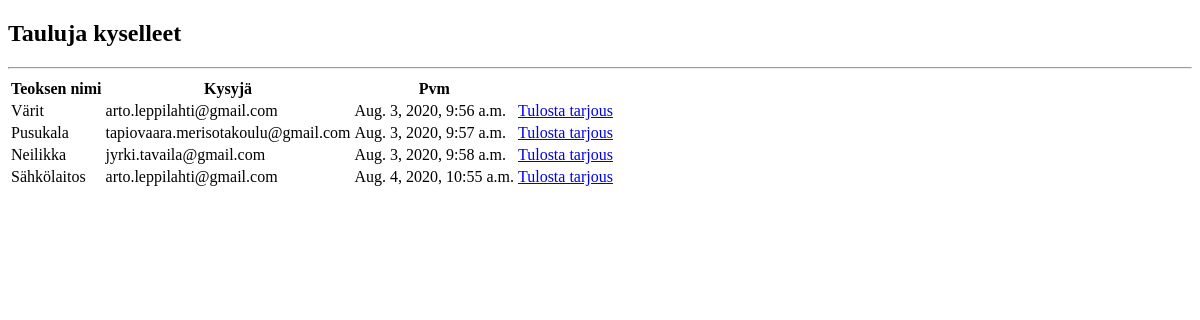
The app's page /taide/raportti, older data.
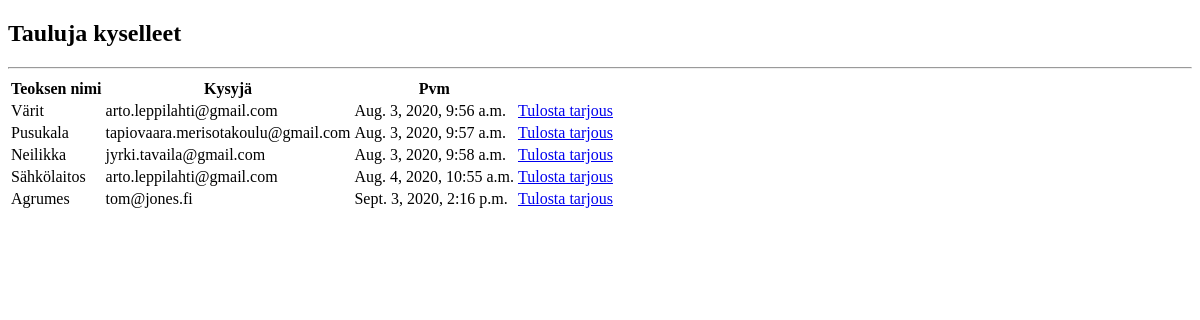
The same page, newer data.
### taide/models.py (models this page shows, shortened)
class KysyTaulusta(models.Model):
    maili = models.EmailField()
    kutsumanimi = models.CharField(max_length=32, blank=True)
    tiedustelu = models.ForeignKey(TauluTaulu, on_delete=models.CASCADE,)
    aika = models.DateTimeField(auto_now=True)

class TauluTaulu(models.Model):
    nimi = models.CharField(max_length=32)
    taiteilija = models.ForeignKey(TaiteilijaTaulu, on_delete=models.CASCADE,)
    tarina = models.TextField(blank=True)
    materiaali = models.CharField(max_length=24, blank=True)
    koko = models.CharField(max_length=32, blank=True)
    vuosi = models.CharField(max_length=4, blank=True)
    tila = models.CharField(max_length=24, blank=True, choices=STATUS, default=FREE)
    omistaja = models.CharField(max_length=24, default='Oma')
    hinta = models.IntegerField(null=True, blank=True)
    kuva = models.ImageField(blank=True)
    def __str__(self):
        return self.nimi
    class Meta:
        ordering = ('nimi',)

### taide/views.py (the view)
# urls.py: path('raportti', views.Raportti.as_view(), name='raportti'),
class Raportti(generic.ListView):
    model = KysyTaulusta

### taide/templates/taide/kysytaulusta_list.html (shortened to what this page needs)
<!DOCTYPE html>
<html lang="en">
<head>
</head>
<body>
<h2>Tauluja kyselleet</h2>
<hr>
{% load static %}
<div class="container">
  <table class="table">
    <thead>
      <tr>
        <th>Teoksen nimi</th>
        <th>Kysyjä</th>
        <th>Pvm</th>
      </tr>
    </thead>
      <tbody>
      {% for item in object_list %}
          <tr>
            <td>{{ item.tiedustelu }}</td>
            <td>{{ item.maili }}</td>
            <td>{{ item.aika }}</td>
            <td><a href="{% url 'taide:printrequest' item.tiedustelu.pk %}">Tulosta tarjous</a></td>
          </tr>
        {% endfor %}
      </tbody>
  </table>
</div>
</body>
</html>

Row changes from the older to the newer data that the page shows:
added KysyTaulusta: tiedustelu "Agrumes", maili "tom@jones.fi", aika "Sept. 3, 2020, 2:16 p.m."
